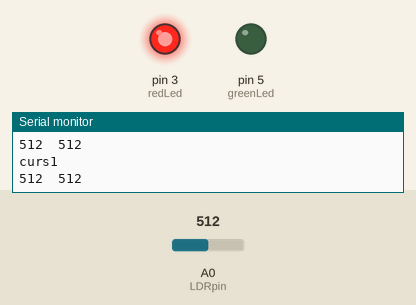
This sketch was run on a simulated Arduino Uno, built with avr-gcc and run on an emulated ATmega328P. Shown: output pins drawn as LEDs (lit = HIGH), the last lines printed to the serial monitor. The test bench sets the inputs (shaded band); at power-on: A0 (LDRpin) = 512. No radio packets arrive unless stated.

Above: at 1.2 s.
1.3 s: A0 (LDRpin) set to 504
At 3.2 s:
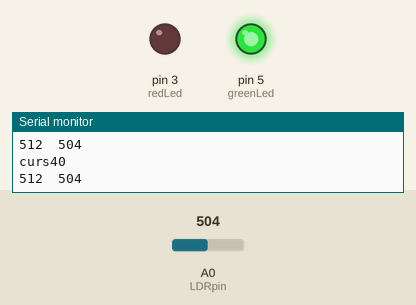
3.5 s: A0 (LDRpin) set to 716
At 4.9 s:
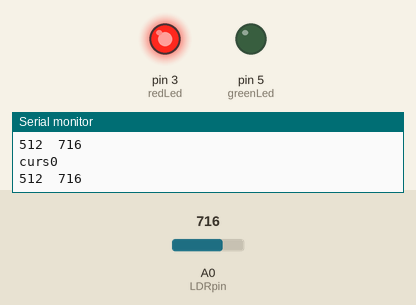
6.9 s: A0 (LDRpin) set to 511
At 8.6 s:
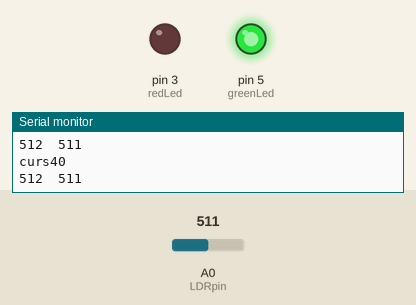
9.1 s: A0 (LDRpin) set to 900
At 10.7 s:
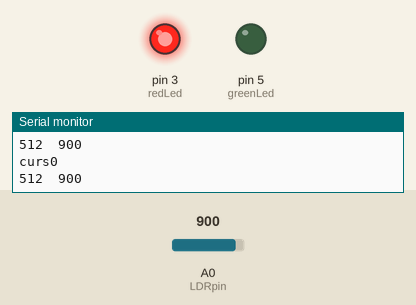
Timing chart, 0 to 12.2 s (numbered marks = the images above; inputs shaded):
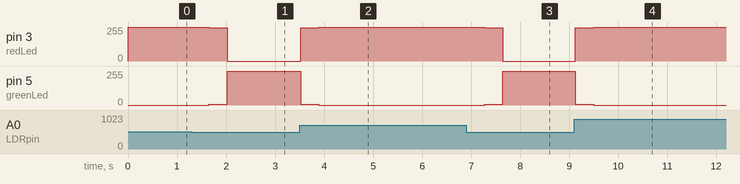

The sketch:

Receive.ino
```cpp
#include <SPI.h>
#include <nRF24L01.h>
#include <RF24.h>

RF24 radio(7, 8);

#define AVERAGE 2
#define LATENCY 20
#define RED 0
#define YELLOW 20
#define GREEN 40
#define LDRpin 14
#define greenLed 5
#define redLed  3

byte currentState = 1;
long int calibrated = 0;

const byte rxAddr[6] = "00001";

void ledDisplay(int x)
{

  if (x == 0) {
    analogWrite(redLed, 255);
    analogWrite(greenLed, 0);
  }
  else if (x == 1) {
    analogWrite(redLed, 250);
    analogWrite(greenLed, 5);
  }

 else if (x == 2) {
  analogWrite(redLed, 0);
  analogWrite(greenLed, 255);
 }
 }

long int LDR(void)
{
  long int avg;
  long int  sum = 0;
  for (byte i = 0; i < AVERAGE; i++)
  { int sensorValue = analogRead(LDRpin);
    sum += sensorValue;
  }
  avg = sum / AVERAGE;
  return avg;
}

void setup()
{
  while (!Serial);
  Serial.begin(9600);

  radio.begin();
  radio.openReadingPipe(0, rxAddr);
  for(byte i=0;i<AVERAGE;i++){
    calibrated+=LDR();
  }
  calibrated/=AVERAGE;
  radio.startListening();
}


 void loop()
 {

  char text[32] = {0};

  if(radio.available())
  {
    radio.read(&text, sizeof(text));
    Serial.println(text);
  }

  String temp = text;
  ledDisplay(currentState / LATENCY);
  int ldrValue = LDR();
  if (ldrValue - calibrated > temp.toInt()) {
    if (currentState != RED) {
      currentState--;
    }
  }
  if (ldrValue - calibrated < temp.toInt()) {
    if (currentState != GREEN) {
      currentState++;
    }
  }
  Serial.print(calibrated);Serial.print("  ");Serial.println(ldrValue);
//Serial.print("recv");Serial.print(temp.toInt());
  Serial.print("curs");Serial.println(currentState);

}
```

Measured:
- the behaviour switches between 512 and 511 on A0 (LDRpin) (found by bisection; images 0 and 1)
- after the input at 1.3 s, pin 3 (redLed): 255/255 → 250/255 after 0.35 s, → 0/255 0.37 s later; pin 5 (greenLed): 0/255 → 5/255 after 0.35 s, → 255/255 0.37 s later
- after the input at 3.5 s, pin 3 (redLed): 0/255 → 250/255 at once, → 255/255 0.37 s later; pin 5 (greenLed): 255/255 → 5/255 at once, → 0/255 0.37 s later
- after the input at 6.9 s, pin 3 (redLed): 255/255 → 250/255 after 0.37 s, → 0/255 0.37 s later; pin 5 (greenLed): 0/255 → 5/255 after 0.37 s, → 255/255 0.37 s later
- after the input at 9.1 s, pin 3 (redLed): 0/255 → 250/255 at once, → 255/255 0.37 s later; pin 5 (greenLed): 255/255 → 5/255 at once, → 0/255 0.37 s later
